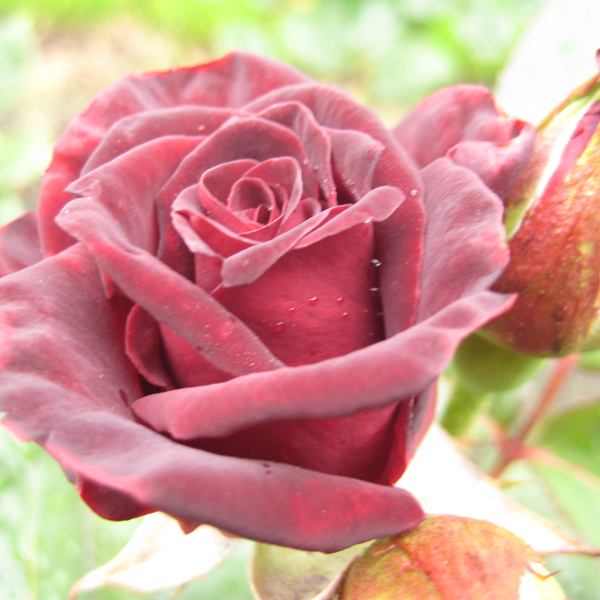
%> input picture hw7/image-pj7c.tif, 600 x 600 px
$ octave hw7.m   (GNU Octave 9; MATLAB toolbox functions it lacks are replaced by stand-ins)
%> lines starting %> are read from the running program, lines starting %| are printed output that depends on the picture
clear all;  close all;  clc;
img = imread('image-pj7c.tif');
%> img is the input picture: size 600x600x3 uint8; mean R, G, B 208.3, 153.1, 143.5
% 600 * 600 * 3
R = double(img(:,:,1));
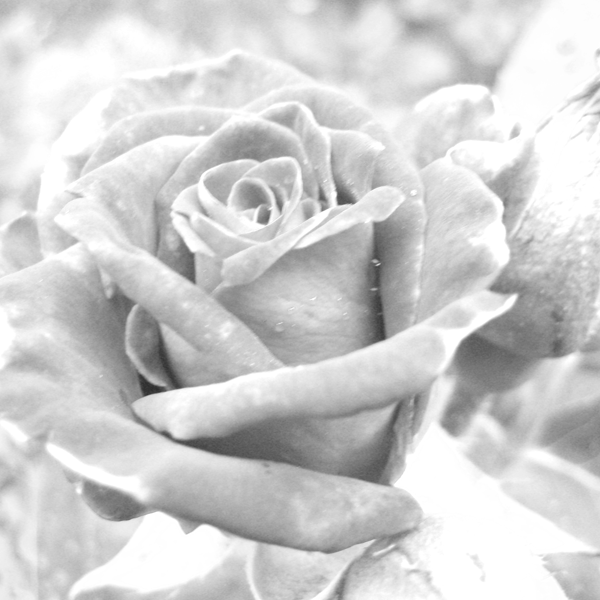
%> R: size 600x600 double; min 46, max 255, mean 208.3
G = double(img(:,:,2));
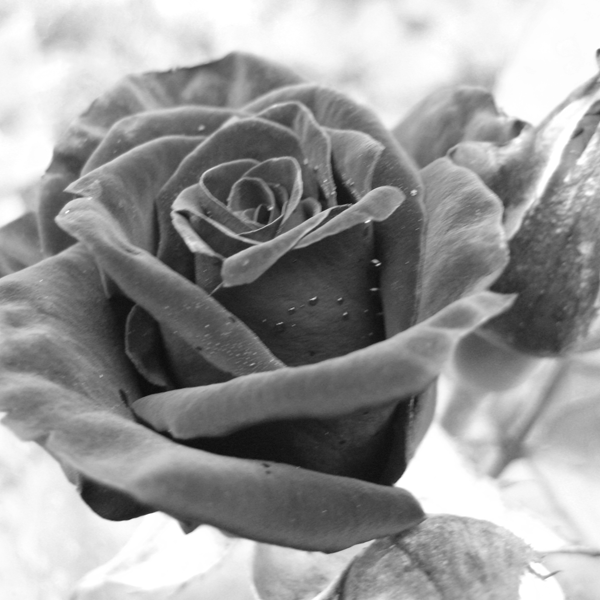
%> G: size 600x600 double; min 12, max 255, mean 153.1
B = double(img(:,:,3));
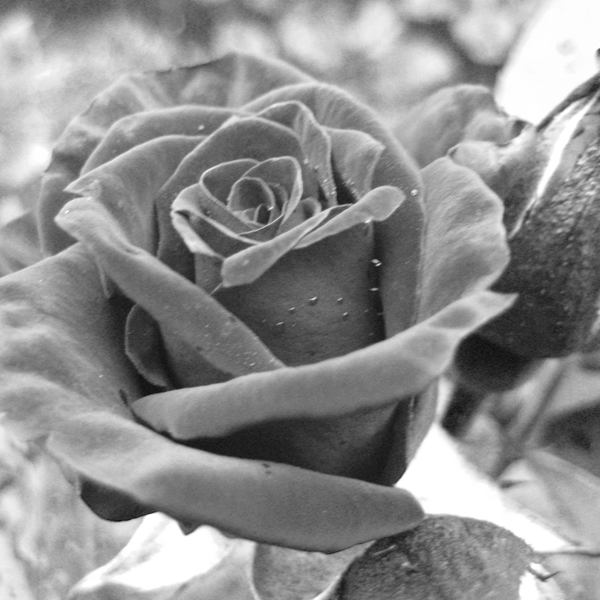
%> B: size 600x600 double; min 13, max 255, mean 143.5
% constant
superpixel = 100;   % 100 & 400
c = 10;

out_img = SLIC(superpixel, c, R, G, B);
% [8 lines not run here, left out]
function [output] = SLIC(superpixel, c, R, G, B)
    %initial constant
    count = 0;
    threshold = 10;
    L = zeros(600, 600);
    D = zeros(600, 600);
    D = D-1;
    step = floor(sqrt(360000/superpixel));     % s = 60 for 100, s = 30 for 400
    m_seeds = init_seeds(step, superpixel, R, G, B);

    while true
        mi_index = 1;
        for i = step:step:600
            for j = step:step:600
                for k = (i-step+1):(i+step)
                    for l = (j-step+1):(j+step)
                        if((k<601)&&(l<601))
                            d = calculate_D(m_seeds, mi_index, k, l, R, G, B, step, c);
                            if (d < D(k, l)) || (D(k, l) == -1)
                                D(k, l) = d;
                                L(k, l) = mi_index;
                            end
                        end
                    end
                end
                mi_index = mi_index + 1;
            end
        end

        m = zeros(superpixel, 5);
        for i = 1:600
            for j = 1:600
                m(L(i, j), 1) = m(L(i, j), 1) + R(i, j);
                m(L(i, j), 2) = m(L(i, j), 2) + G(i, j);
                m(L(i, j), 3) = m(L(i, j), 3) + B(i, j);
                m(L(i, j), 4) = m(L(i, j), 4) + i;
                m(L(i, j), 5) = m(L(i, j), 5) + j;
            end
        end
        for i = 1:superpixel
            times = length(find(L(:) == i));
            m(i, 1) = m(i, 1)/times;
            m(i, 2) = m(i, 2)/times;
            m(i, 3) = m(i, 3)/times;
            m(i, 4) = floor(m(i, 4)/times)+1;
            m(i, 5) = floor(m(i, 5)/times)+1;
        end
        for i = 1:superpixel
            L( floor(m(i, 4))+1, floor(m(i, 5))+1 ) = i;
        end
        % calculate error
        error = 0;
        E = m_seeds - m;
        for i = 1:superpixel
            sum = sqrt(E(i, 1).^2 + E(i, 2).^2 + E(i, 3).^2 + E(i, 4).^2 + E(i, 5).^2);
            error = error + sum;
        end
        count = count + 1;
        fprintf("%d times, error %f\n", count, error);
        if(error < threshold)
            break
        end
        m_seeds = m;
    end
    fprintf("done");
    for i = 1:600
        for j = 1:600
            output(i, j, 1) = m(L(i, j), 1);
            output(i, j, 2) = m(L(i, j), 2);
            output(i, j, 3) = m(L(i, j), 3);
        end
    end
end

function [m] = init_seeds(step, superpixel, R, G, B)
    m = zeros(superpixel, 5);
    step_sqrt = sqrt(superpixel);
    gradient = find_gradient(R, G, B);
    for i = 1:superpixel
        x = floor(i/step_sqrt)+1;
        y = mod(i, step_sqrt);
        if (y == 0)
            y = step_sqrt;
        end
        if (mod(i, step_sqrt) == 0)
            x = x - 1;
        end
        X = x*step;
        Y = y*step;
        m(i, 1) = R(X, Y);
        m(i, 2) = G(X, Y);
        m(i, 3) = B(X, Y);
        for k = -1:1
            for l = -1:1
                displace_x = X+k;
                displace_y = Y+l;
                if((displace_x<601)&&(displace_y<601)&&(gradient(X, Y)>gradient(displace_x, displace_y)))
                    m(i, 4) = displace_x;
                    m(i, 5) = displace_y;
                else
                    m(i, 4) = X;
                    m(i, 5) = Y;
                end
            end
        end
    end
end

function [g] = find_gradient(R, G, B)
%> (the run ends here)

$ run again, with hw7/image-pj7a.tif copied over hw7/image-pj7c.tif
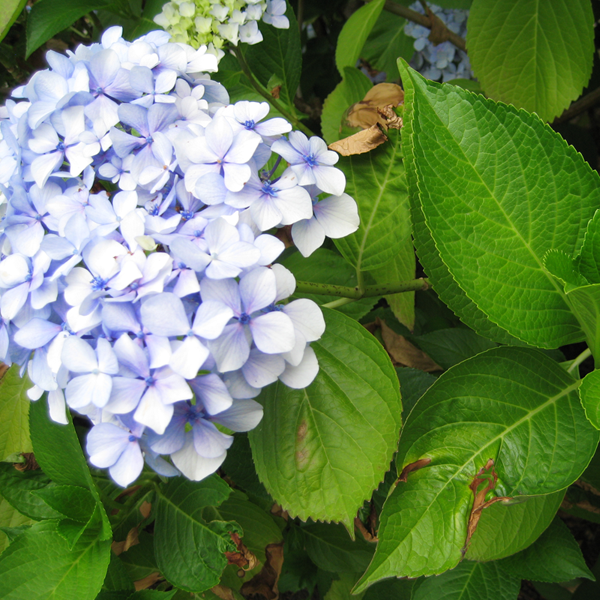
%> input picture hw7/image-pj7a.tif, 600 x 600 px
%> img is the input picture: size 600x600x3 uint8; mean R, G, B 107.2, 131.7, 89.7
%> `G = double(img(:,:,2));`:
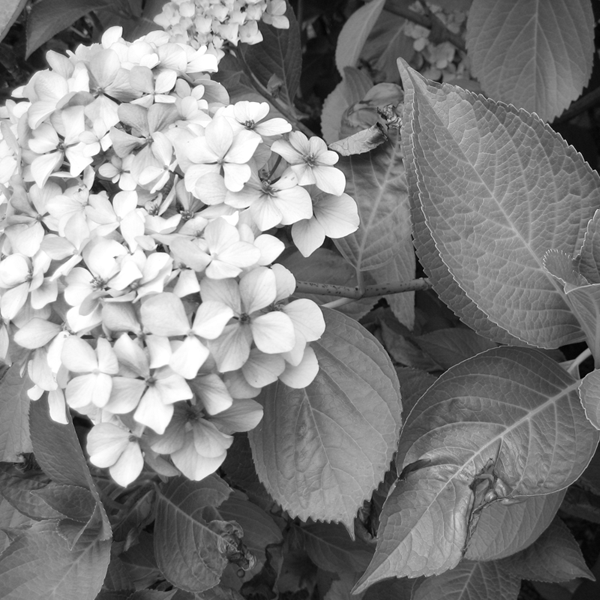
%> G: size 600x600 double; min 0, max 255, mean 131.7
%> `B = double(img(:,:,3));`:
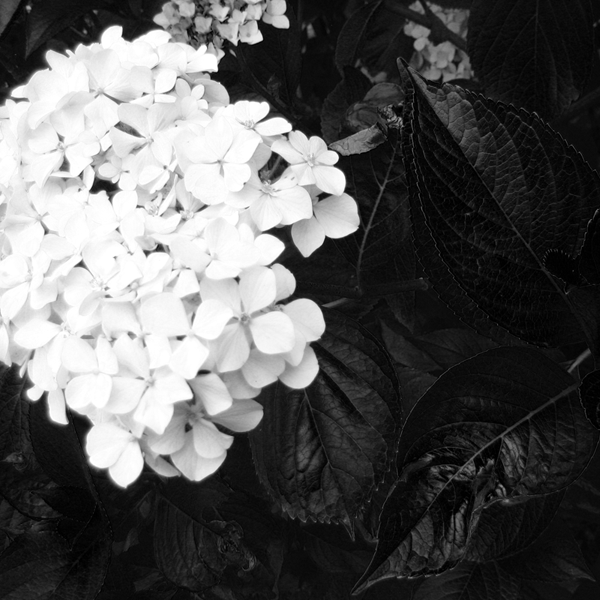
%> B: size 600x600 double; min 0, max 255, mean 89.7

$ run again, with hw7/image-pj7b.tif copied over hw7/image-pj7c.tif
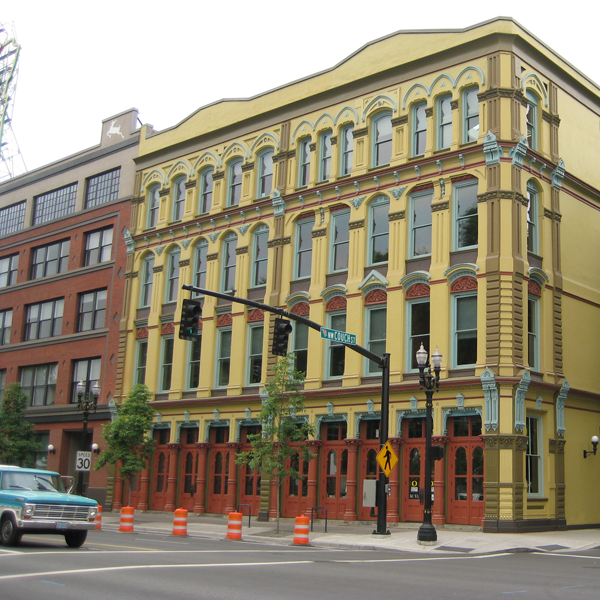
%> input picture hw7/image-pj7b.tif, 600 x 600 px
%> img is the input picture: size 600x600x3 uint8; mean R, G, B 147.3, 138.5, 118.2
%> `G = double(img(:,:,2));`:
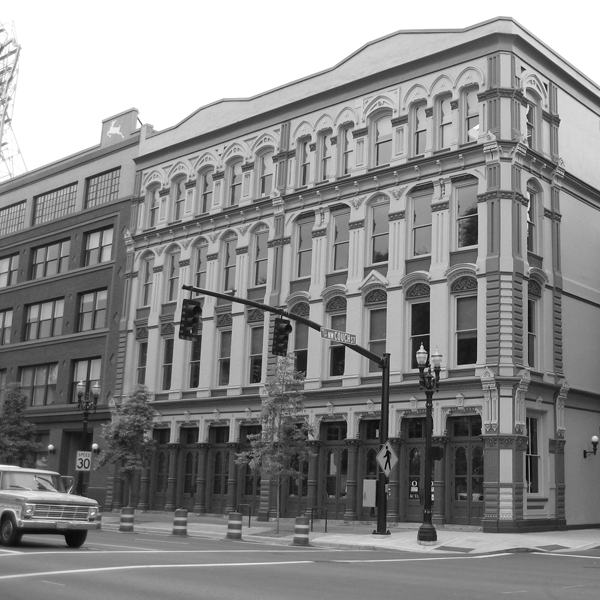
%> G: size 600x600 double; min 1, max 255, mean 138.5
%> `B = double(img(:,:,3));`:
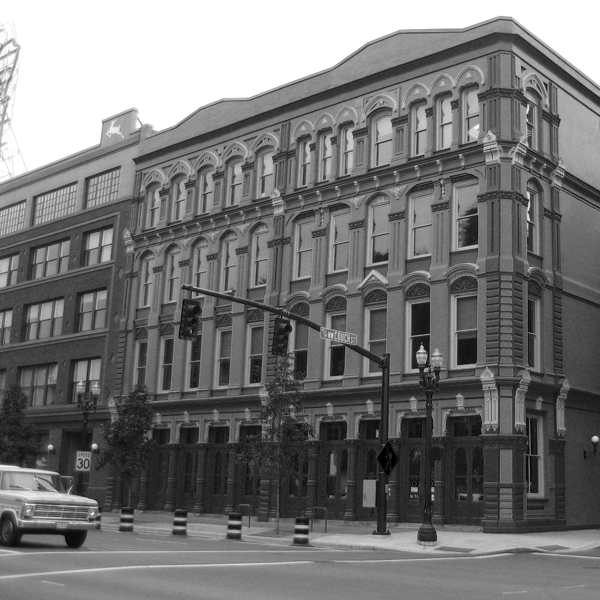
%> B: size 600x600 double; min 0, max 255, mean 118.2
